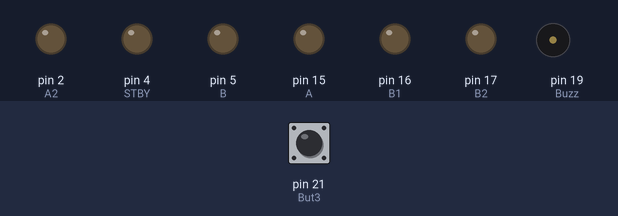
A sketch run on a simulated Arduino Mega 2560, built with avr-gcc and run on an emulated ATmega2560. Shown: output pins drawn as LEDs (lit = HIGH), buzzer (waves = sounding, pin HIGH). The inputs (shaded band) are chosen by the test bench; at power-on: pin 21 (But3) HIGH. Pins used as bus, display or sensor lines are not drawn; what the sketch prints to the serial monitor is not drawn.

Above: at 1.2 s.
1.3 s: pin 21 (But3) pulled LOW for 0.15 s
At 1.7 s:
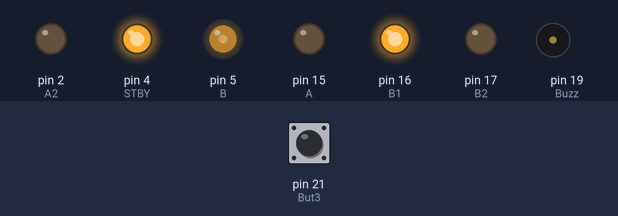
At 6.7 s:
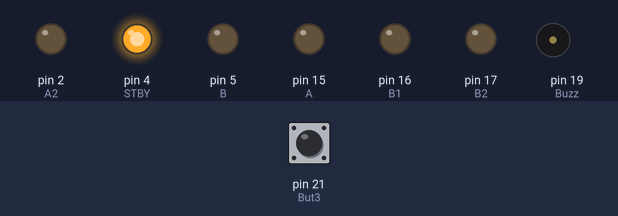
7.4 s: pin 21 (But3) pulsed LOW 5 times (0.12 s each, 0.3 s apart)
At 9.6 s:
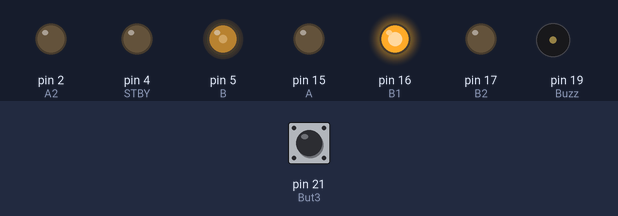
Timing chart, 0 to 15.1 s (numbered marks = the images above; inputs shaded):
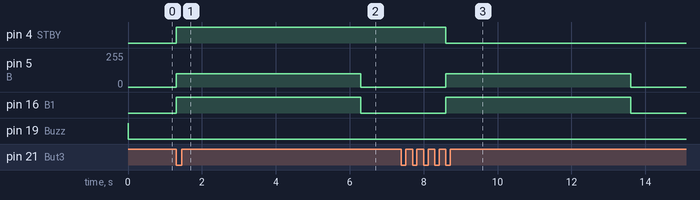

Measured:
- after the input at 1.3 s, pin 4 (STBY): LOW → HIGH at once; pin 5 (B): 0/255 → 100/255 at once, → 0/255 5.0 s later; pin 16 (B1): LOW → HIGH at once, → LOW 5.0 s later
- after the input at 7.4 s, pin 4 (STBY): HIGH → LOW after 1.2 s; pin 5 (B): 0/255 → 100/255 after 1.2 s, → 0/255 5.0 s later; pin 16 (B1): LOW → HIGH after 1.2 s, → LOW 5.0 s later

The sketch:

Tb6612.ino
```cpp
int But1 = 23;
int But2 = 18;
int But3 = 21;
int Speed = 100;
int SpeedA = 100;
int SpeedB = 100;
int Buzz = 19;
int But3_value, lastBut3_value;
#define STBY   4
#define A   15
#define A1  0
#define A2  2
#define B   5
#define B1  16
#define B2  17

void setup(){
  Serial.begin(115200);
  pinMode(Buzz, OUTPUT);
  digitalWrite(Buzz,HIGH);
  delay(10);
  digitalWrite(Buzz,LOW);

  pinMode(STBY, OUTPUT);
//  digitalWrite(STBY,LOW);

  pinMode(A1, OUTPUT);
  pinMode(A2, OUTPUT);
  pinMode(A, OUTPUT);

  pinMode(B1, OUTPUT);
  pinMode(B2, OUTPUT);
  pinMode(B, OUTPUT);

  pinMode(But1, INPUT);
  pinMode(But2, INPUT);
  pinMode(But3, INPUT);
}
void For(){
  analogWrite(A,SpeedA);
  digitalWrite(A1,HIGH);
  digitalWrite(A2,LOW);
  analogWrite(B,SpeedB);
  digitalWrite(B1,HIGH);
  digitalWrite(B2,LOW);
}
void Back(){
  analogWrite(A,Speed);
  digitalWrite(A1,LOW);
  digitalWrite(A2,HIGH);
  analogWrite(B,Speed);
  digitalWrite(B1,LOW);
  digitalWrite(B2,HIGH);
}
void Stop(){
  analogWrite(A,0);
  digitalWrite(A1,LOW);
  digitalWrite(A2,LOW);
  analogWrite(B,0);
  digitalWrite(B1,LOW);
  digitalWrite(B2,LOW);
}
void  loop(){
  Run();
  Serial.println(STBY);

}
void Run(){
  But3_value = digitalRead(But3);
  if (But3_value != lastBut3_value && But3_value == LOW) {
    if (But3_value == LOW) {
      digitalWrite(STBY, !digitalRead(STBY));
        For();
        delay(5000);
        Stop();
        delay(2000);
//        Back();
//        delay(1000);
//        Stop();
//        delay(2000);
    }
  }
  lastBut3_value = But3_value;
}
```
